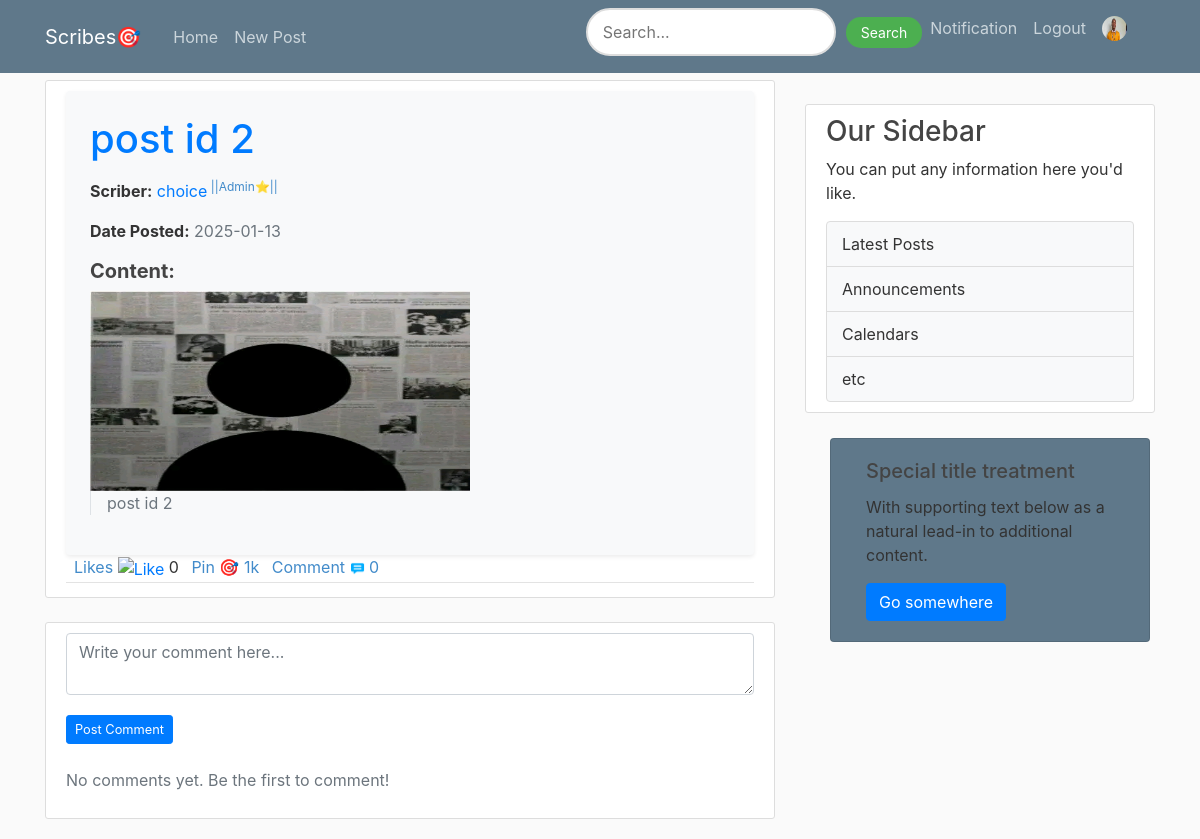
The page /post/detail/post id 2 (signed in) on the database as committed earlier.
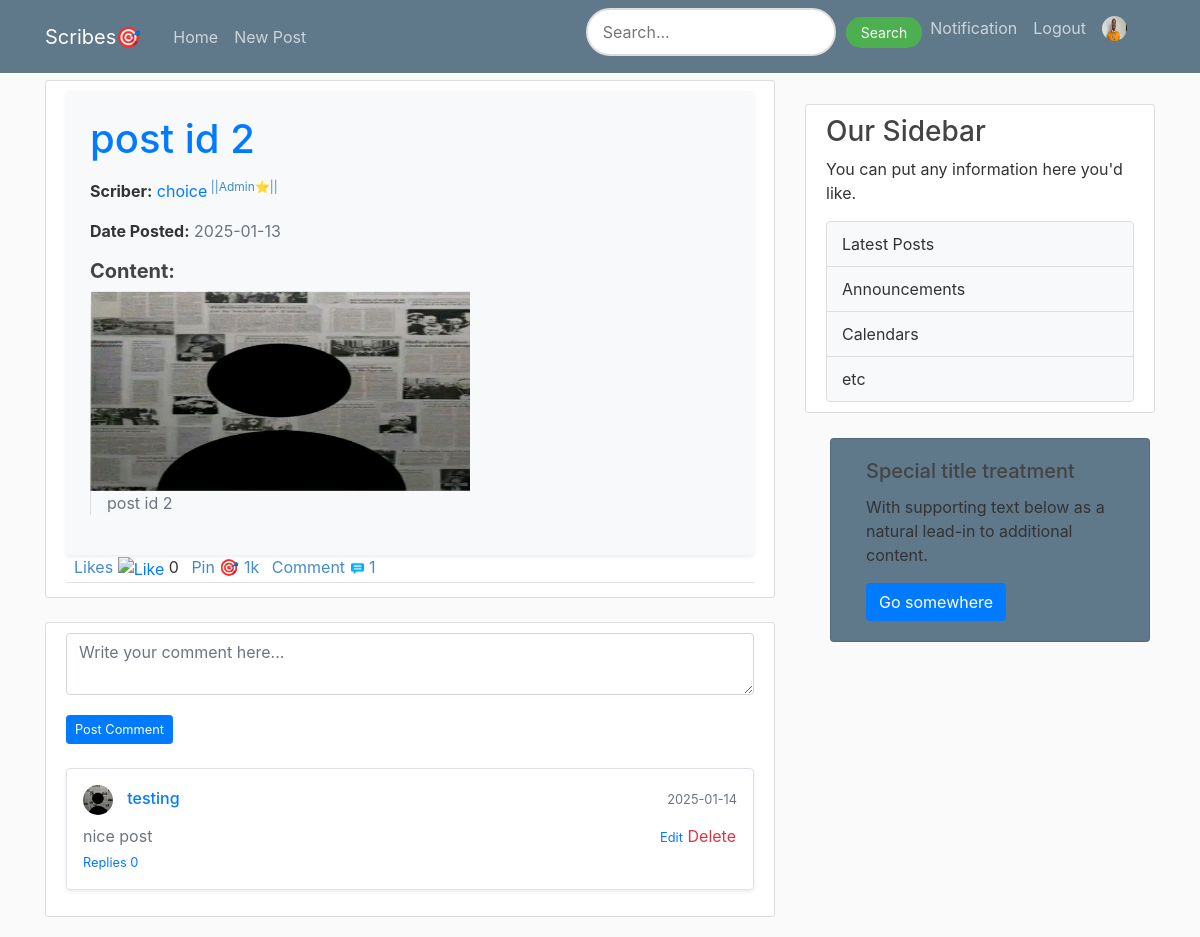
The same page on the database as committed later.
### flaskblog/models.py (models this page shows, shortened)
class Comment(db.Model):
    id = db.Column(db.Integer, primary_key=True)
    content = db.Column(db.String(500), nullable=False)
    user_id = db.Column(db.Integer, db.ForeignKey('user.id'), nullable=False)
    post_id = db.Column(db.Integer, db.ForeignKey('post.id'), nullable=False)
    created_at = db.Column(db.DateTime, default=datetime.utcnow)
    user = db.relationship('User', backref=db.backref('comments', lazy=True))
    post = db.relationship('Post', backref=db.backref('comments', lazy='dynamic'))

class User(db.Model, UserMixin):
    id = db.Column(db.Integer, primary_key=True)
    username = db.Column(db.String(20), nullable=False, unique=True)
    email = db.Column(db.String(120), nullable=False, unique=True)
    image_file = db.Column(db.String(20), nullable=False, default='default.jpg')
    password = db.Column(db.String(60), nullable=False)
    posts = db.relationship('Post', backref='author', lazy=True)
    is_admin = db.Column(db.Boolean, nullable=False,default=False)
    Biography= db.Column(db.Text, nullable=False,default='Add A Brief Description About Yourself')

### flaskblog/routes.py (the view)
@app.route("/post/detail/<title>", methods=['POST', 'GET'])
@login_required
def post_detail(title):
    image_file = url_for('static', filename='profile_pics/' + current_user.image_file)
    post = Post.query.filter_by(title=title).first_or_404()
    comments = Comment.query.filter_by(post_id=post.id).all()
    edit_comment_id = request.args.get("edit_comment_id", type=int)
    edit_comment = Comment.query.get(edit_comment_id) if edit_comment_id else None
    return render_template('post_detail.html',post=post,image_file=image_file,comments=comments,edit_comment=edit_comment)

### flaskblog/models.py (called while the page is built)
@login_manager.user_loader
def load_user(user_id):
    return User.query.get(int(user_id))

### flaskblog/templates/post_detail.html (shortened to what the changed rows need)
{% extends "layout.html" %}
{% block content %}
    <div class="content-section">
        <div class="post-content-section p-4 bg-light rounded shadow-sm">
            <h1 class="post-title text-primary  mb-3">{{ post.title }}</h1>
        </div>
         <div class="article-metadata">
                <a class="ml-2" style="color: #428bca;">Likes</a>
                <a id="like-btn" data-post-id="{{ post.id }}" href="javascript:void(0);">
                            {% set user_ids = post.likes | map(attribute='user_id') | list %}
                            {% if current_user.id in user_ids %}
                               <img src="{{ url_for('static', filename='images/like.png') }}" alt="Unlike" />
                            {% else %}
                                <img src="{{ url_for('static', filename='images/thumb-up.png') }}" alt="Like" />
                            {% endif %}
                        </a>
                        <span id="like-count">{{ post.likes | length }}</span>
                <a class="ml-2" style="color: #428bca;" href="{{ url_for('pin_post') }}">
                    Pin 🎯 1k
                </a>
              <a class="ml-2" style = "color: #428bca" >Comment</a> <img src="{{ url_for('static', filename='images/talk.png') }}" alt="Comment" style="width: 15px; height: 15px;">
              <a style="color: #428bca">{{post.comments.count()}}</a>
       </div>
   </div>
   <div class="content-section mt-4">
    <div class="comments-section mt-4">
        {% for comment in post.comments %}
        <div class="comment mb-3 p-3 rounded border shadow-sm">
            <div class="d-flex justify-content-between align-items-center">
                <h6 class="mb-0 text-primary">
                    <img class="rounded-circle article-img2" src="{{url_for('static', filename='profile_pics/'+ comment.user.image_file)}}">
                    {% if comment.user.is_admin and comment.user.email=='dibieemmanuel403@gmail.com' %}
                    <a href="{{url_for('look', username=comment.user.username)}}">⭐{{ comment.user.username }}</a><sup style = "color: #428bca"> ||Founder🎟️||</sup>
                    {% elif comment.user.is_admin and comment.user.email!='dibieemmanuel403@gmail.com' %}
                    <a href="{{url_for('look', username=comment.user.username)}}">{{ comment.user.username }}</a> <sup style = "color: #428bca"> ||Admin⭐||</sup>
                     {% else %}
                    <a href="{{url_for('look', username=comment.user.username)}}">{{ comment.user.username }}</a>
                    {% endif %}
                </h6>
                <small class="text-muted">{{ comment.created_at.strftime('%Y-%m-%d') }}</small>
            </div>
            <div class="d-flex justify-content-between align-items-center mt-2">
                <p class="mb-0 text-secondary">{{ comment.content }}</p>
                {% if current_user.email == 'dibieemmanuel403@gmail.com': %}
                   <div>
                        <small>
                            <a href="{{ url_for('post_detail', title=post.title, edit_comment_id=comment.id) }}" class="text-primary">Edit</a>
                        </small>
                       <small>
                            <form action="{{ url_for('delete_comment', comment_id=comment.id) }}" method="POST" class="d-inline">
                                <button type="submit" class="btn btn-link text-danger p-0 m-0 align-baseline">Delete</button>
                            </form>
                      </small>
                    </div>
                {% endif %}
           </div>
              <div>
                    <small>
                       <a href="{{ url_for('reply_comment',comment_id=comment.id) }}" class="text-primary mr-2">Replies {{comment.replies.count() }}</a>
                    </small>
                </div>
           </div>
        {% else %}
        <p class="text-muted">No comments yet. Be the first to comment!</p>
        {% endfor %}
    </div>
</div>
{% endblock %}

Rows that differ between the two databases and show on the page:
added Comment: image_file (placeholder picture), user.username "testing", created_at "2025-01-14", content "nice post", replies.count "0"
Other text that changed with them:
{{ post.comments.count() }}: "0" → "1"
text no longer shown: "No comments yet. Be the first to comment!"
